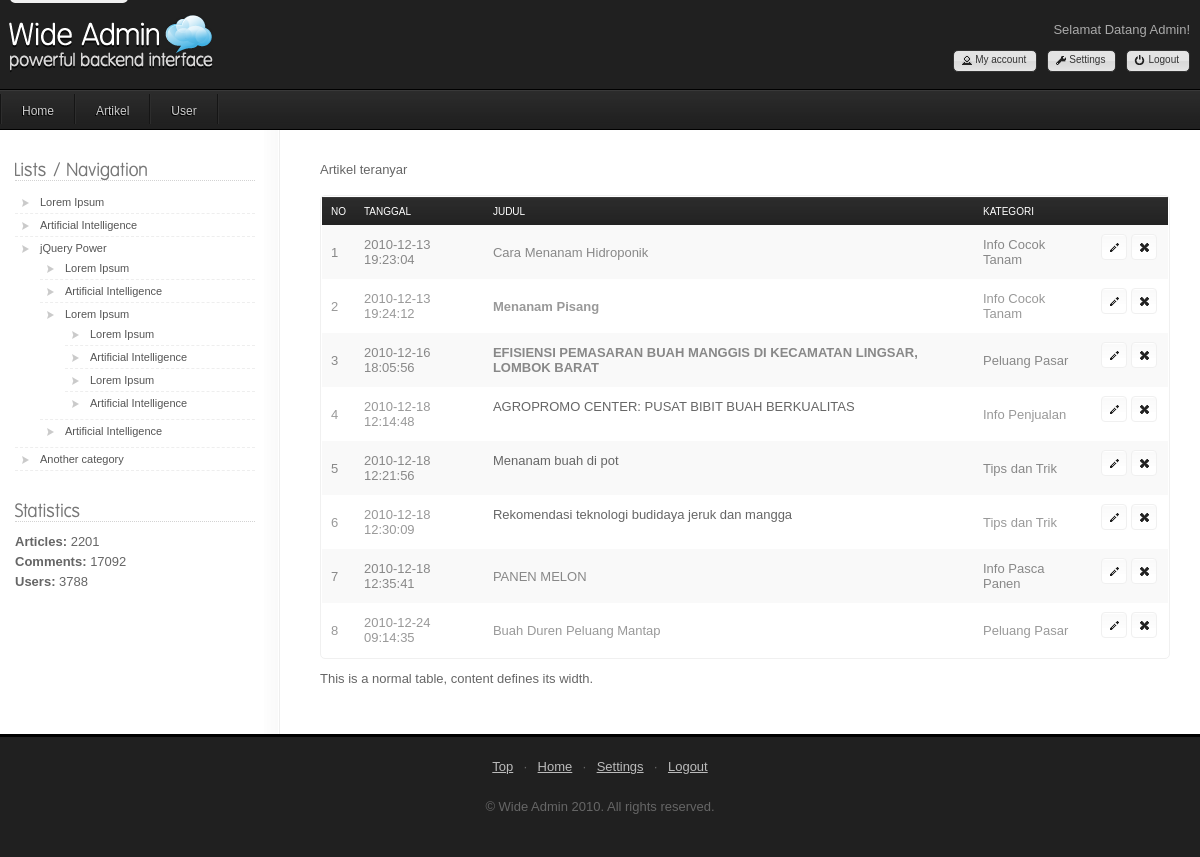
The app's page /admin/list.php (signed in) with its own data.
### tables this page shows
CREATE TABLE IF NOT EXISTS `halaman` (
  `id` int(11) NOT NULL AUTO_INCREMENT,
  `kategori` int(11) NOT NULL,
  `tanggal` timestamp NOT NULL DEFAULT CURRENT_TIMESTAMP,
  `judul` varchar(100) NOT NULL,
  `isi` longtext NOT NULL,
  `gambar` varchar(100) NOT NULL,
  `resume_gambar` varchar(70) NOT NULL,
  PRIMARY KEY (`id`)
);

CREATE TABLE IF NOT EXISTS `kategori` (
  `id` int(11) NOT NULL AUTO_INCREMENT,
  `nama` varchar(30) NOT NULL,
  PRIMARY KEY (`id`)
);

### admin/fungsi.php (called while the page is built, shortened)
<?php
function get_semua_artikel($halaman, $jumlah=30){
    $mulai = $halaman * $jumlah;
    $queri = mysql_query("SELECT * FROM halaman limit $mulai,$jumlah");
    while ($q = mysql_fetch_array($queri)){
        $data[] = $q;
    }
    return $data;
}
function get_kategori($id){
       $q = mysql_fetch_array(mysql_query("SELECT * FROM kategori where id=$id"));
       return $q[1];
}

### admin/list.php (the view, shortened to what this page needs)
<?php
require 'fungsi.php';
require "header.php"
        ?>
<div id="tabs-2">
    <p>Artikel teranyar</p>
    <table class="fullwidth" cellpadding="0" cellspacing="0" border="0">
        <thead>
            <tr>
                <td>No</td>
                <td>Tanggal</td>
                <td>Judul</td>
                <td>Kategori</td>
                <td></td>
            </tr>
        </thead>
        <tbody>
            <?php
            $artikel = get_semua_artikel(0);
            $i=1;
            foreach ($artikel as $a) {?>
            <tr class="<?php if($i%2==0) echo 'even'; else echo 'odd';?>">
                <td><?php echo $i++?></td>
                <td><?php echo $a['tanggal']?></td>
                <td><?php echo $a['judul']?></td>
                <td><?php echo get_kategori($a['kategori'])?></td>
                <td width="60px">
                    <ul class="ui-widget ui-helper-clearfix" id="icons">
                    <li title="Edit" class="ui-state-default ui-corner-all">
                        <a href="edit_artikel.php?id=<?php echo $a['id']?>"><span class="ui-icon ui-icon-pencil">&nbsp;</span></a>
                    </li>
                    <li title="Hapus" class="ui-state-default ui-corner-all">
                        <a href="#"><span class="ui-icon ui-icon-closethick"></span></a>
                    </li>
                    </ul>
                </td>
            </tr>
            <?php }?>
        </tbody>
    </table>
    <p>This is a normal table, content defines its width.</p>
</div>
<?php require "footer.php"?>

### admin/header.php (shortened to what this page needs)
<!DOCTYPE html>
<html>
    <head>
        <link type="text/css" href="index_files/layout00.css" rel="stylesheet" />
    </head>
    <body>
        <div id="container">
            <div id="header">
                <div id="top">
                    <div class="logo">
                        <a href="" title="Administration Home" class="tooltip"><img src="index_files/logo0000.png" alt="Wide Admin" /></a>
                    </div>
                    <div class="meta">
                        <p>Selamat Datang Admin!</p>
                        <ul>
                            <li><a href="" title="End administrator session" class="tooltip"><span class="ui-icon ui-icon-power"></span>Logout</a></li>
                            <li><a href="" title="Change current settings" class="tooltip"><span class="ui-icon ui-icon-wrench"></span>Settings</a></li>
                            <li><a href="" title="Go to your account" class="tooltip"><span class="ui-icon ui-icon-person"></span>My account</a></li>
                        </ul>
                    </div>
                </div>
                <div id="navbar">
                    <ul class="nav">
                        <li><a href="./">Home</a></li>
                        <li><a href="">Artikel</a></li>
                        <li><a href="">User</a></li>
                    </ul>
                </div>
            </div>
            <div id="bgwrap">
                <div id="content">
                    <div id="main">

### admin/footer.php
</div>
</div>
<div id="sidebar">
    <h2>Lists / Navigation</h2>
    <ul>
        <li><a href="">Lorem Ipsum</a></li>
        <li><a href="">Artificial Intelligence</a></li>
        <li><a href="">jQuery Power</a>
            <ul>
                <li><a href="">Lorem Ipsum</a></li>
                <li><a href="">Artificial Intelligence</a></li>
                <li><a href="">Lorem Ipsum</a>
                    <ul>
                        <li><a href="">Lorem Ipsum</a></li>
                        <li><a href="">Artificial Intelligence</a></li>
                        <li><a href="">Lorem Ipsum</a></li>
                        <li class="last"><a href="">Artificial Intelligence</a></li>
                    </ul>
                </li>
                <li class="last"><a href="">Artificial Intelligence</a></li>
            </ul>
        </li>
        <li><a href="">Another category</a></li>
    </ul>
    <h2>Statistics</h2>
    <p><b>Articles:</b> 2201</p>
    <p><b>Comments:</b> 17092</p>
    <p><b>Users:</b> 3788</p>
</div>
</div>
</div>
<div id="footer">
    <p class="mid">
        <a href="" title="Top" class="tooltip">Top</a>&middot;<a href="" title="Main Page" class="tooltip">Home</a>&middot;<a href="" title="Change current settings" class="tooltip">Settings</a>&middot;<a href="" title="End administrator session" class="tooltip">Logout</a>
    </p>
    <p class="mid">
        &copy; Wide Admin 2010. All rights reserved.
    </p>
</div>
</body>
</html>

### admin/index_files/core0000.css (style rules this page uses)
* { margin:0; padding:0; }
body { font-family: Tahoma, Verdana, Arial, sans-serif; font-size:62.5%; position:relative; }
img { border:0; }
ul { list-style-type:none; }
h1, h2, h3, h4, h5, h6 { clear:both; font-family:"Modata", Tahoma, Arial, sans-serif; font-weight:normal; }
h2 { font-size:18px; margin-bottom:10px; }
p { font-size:13px; line-height:20px; margin-bottom:15px; }
#container { min-width:960px; max-width:1600px; margin:0 auto; }
#header { width:100%; height:130px; }
#header #top { display:block; width:100%; height:83px; }
#top .logo { float:left; display:inline; width:361px; }
#top .meta { display:inline; float:right; position:relative; padding-right:10px; margin-top:10px; }
.meta p { text-align:right; margin-bottom:10px; margin-top:10px; color:#aaa; }
.meta ul { float:right; }
.meta ul li { float:right; }
.meta ul li .ui-icon { float:left; }
.meta ul li a { float:left; margin:0 0 0 10px; font-size:10px; text-decoration:none; }
.meta ul li a span { margin-top:-2px; }
p.mid { text-align:center; margin-top:20px; }
p.mid a { padding:0 10px; }
#header #navbar { float:left; display:block; }
#navbar ul.nav { display:inline-block; height:30px; margin-top:11px; position:relative; float:left; }
ul.nav li { float:left; position:relative; height:30px; display:block; }
ul.nav li a { color:#ccc; text-decoration:none; font-size:12px; padding:10px 20px 12px; display:block; }
#bgwrap { float:left; position:relative; width:100%; }
#sidebar { float:left; width:240px; position:relative; padding:0 15px; }
#sidebar h2 { margin-top:30px; }
#sidebar p { margin-bottom:0; }
#sidebar ul { width:240px; margin-bottom:30px; }
#sidebar ul li { width:190px; padding:5px 25px; }
#sidebar ul ul { width:190px; margin-bottom:0; margin-top:3px; }
#sidebar ul li ul li { width:165px; }
#sidebar ul li ul li ul li { width:140px; }
#sidebar li.last { border-bottom:0; }
#content { float:right; width:100%; margin-left:-320px; position:relative; background:url('siderep0.png') 185px 0 repeat-y; padding-bottom:30px; }
#main { margin-left:320px; margin-right:30px; padding-top:30px; position:relative; }
#footer { clear:both; float:left; width:100%; display:block; height:120px; position:relative; }
table.fullwidth { width:100%; clear:both; font-size:13px; padding:1px; margin-bottom:10px; }
table.fullwidth thead, table.normal thead { height:28px; text-transform:uppercase; font-size:10px; }
table.fullwidth td, table.normal td { padding:7px 9px; margin:1px 0; }

### admin/index_files/plugins0.css (style rules this page uses)
ul#icons { margin: 0 0 10px; padding: 0; }
ul#icons li { margin: 2px; position: relative; padding: 4px 0; cursor: pointer; float: left; list-style: none; }
ul#icons span.ui-icon { float: left; margin: 0 4px; }

### admin/index_files/css30000.css (style rules this page uses)
fieldset, input, textarea, select, a.button, .meta ul li a, ul.nav li li a:hover, p.main input, input.login, table, .message, #easyTooltip, div.wysiwyg { -moz-border-radius: 5px; -webkit-border-radius: 5px; }
ul.nav li a { text-shadow:-1px 1px #000; }

### records on screen
halaman: tanggal "2010-12-13 19:23:04", judul "Cara Menanam Hidroponik", kategori.nama "Info Cocok Tanam"
halaman: tanggal "2010-12-13 19:24:12", judul "Menanam Pisang", kategori.nama "Info Cocok Tanam"
halaman: tanggal "2010-12-16 18:05:56", judul "EFISIENSI PEMASARAN BUAH MANGGIS DI KECAMATAN LINGSAR, LOMBOK BARAT", kategori.nama "Peluang Pasar"
halaman: tanggal "2010-12-18 12:14:48", judul "AGROPROMO CENTER: PUSAT BIBIT BUAH BERKUALITAS", kategori.nama "Info Penjualan"
halaman: tanggal "2010-12-18 12:21:56", judul "Menanam buah di pot", kategori.nama "Tips dan Trik"
halaman: tanggal "2010-12-18 12:30:09", judul "Rekomendasi teknologi budidaya jeruk dan mangga", kategori.nama "Tips dan Trik"
halaman: tanggal "2010-12-18 12:35:41", judul "PANEN MELON", kategori.nama "Info Pasca Panen"
halaman: tanggal "2010-12-24 09:14:35", judul "Buah Duren Peluang Mantap", kategori.nama "Peluang Pasar"
